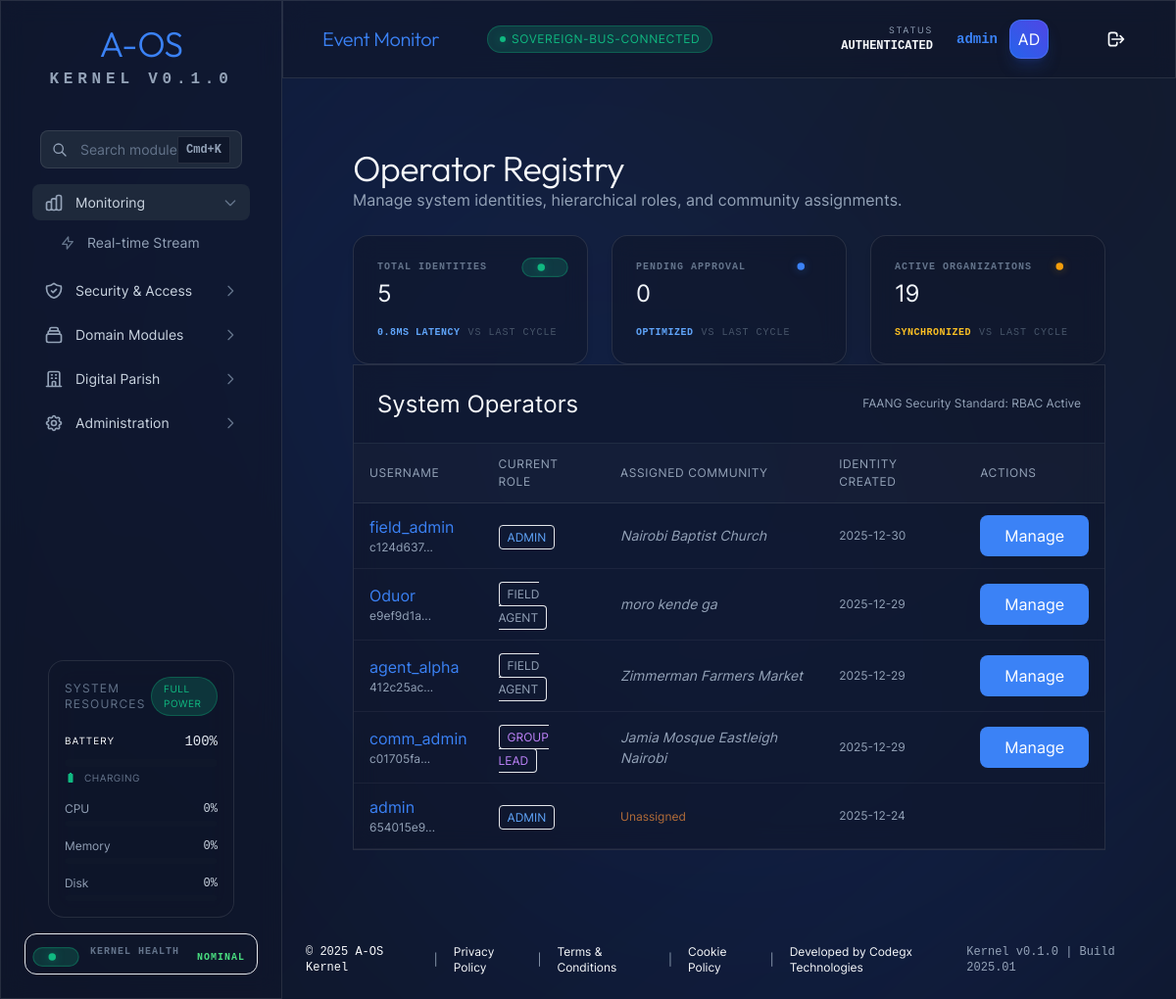
The page /operators/ (signed in) on the database its author committed.
### tables this page shows
CREATE TABLE operators (
        id TEXT PRIMARY KEY,
        username TEXT UNIQUE NOT NULL,
        password_hash TEXT NOT NULL,
        role_id TEXT NOT NULL,
        created_at TEXT NOT NULL,
        last_login TEXT, community_id TEXT,
        FOREIGN KEY(role_id) REFERENCES roles(id)
    );

CREATE TABLE community_groups (
        id TEXT PRIMARY KEY,
        name TEXT NOT NULL,
        description TEXT,
        group_type TEXT,
        tags TEXT DEFAULT '[]', -- JSON list
        location TEXT,
        admin_id TEXT,
        trust_level TEXT DEFAULT 'local',
        preferred_channels TEXT DEFAULT 'ussd,sms',
        active BOOLEAN DEFAULT 1,
        created_at DATETIME DEFAULT CURRENT_TIMESTAMP
    , invite_slug TEXT, community_code TEXT, code_active BOOLEAN DEFAULT 0);

### aos/api/routers/operators.py (the view)
@router.get("/", response_class=HTMLResponse)
async def list_operators(
    request: Request,
    db: sqlite3.Connection = Depends(get_db),
    current_user: dict = Depends(requires_role(AosRole.SYSTEM_ADMIN))
):
    cursor = db.execute("""
        SELECT o.id, o.username, r.name as role, o.community_id, g.name as community_name, o.created_at, o.last_login
        FROM operators o
        JOIN roles r ON o.role_id = r.id
        LEFT JOIN community_groups g ON o.community_id = g.id
        ORDER BY o.created_at DESC
    """)
    operators = [dict(row) for row in cursor.fetchall()]
    roles = db.execute("SELECT name FROM roles").fetchall()
    communities = db.execute("SELECT id, name FROM community_groups WHERE active=1").fetchall()
    return templates.TemplateResponse("operators.html", {
        "request": request,
        "user": current_user,
        "operators": operators,
        "available_roles": [r[0] for r in roles],
        "available_communities": [{"id": c[0], "name": c[1]} for c in communities]
    })

### aos/api/templates/operators.html (shortened to what this page needs)
{% extends "dashboard.html" %}
{% from "components/molecules/DataCard.html" import data_card %}
{% block content %}
<div class="aos-container aos-p-8">
    <div class="aos-page-header aos-mb-8">
        <h1 class="aos-h1">Operator Registry</h1>
        <p class="aos-text-muted">Manage system identities, hierarchical roles, and community assignments.</p>
    </div>
    <div class="aos-grid aos-grid-cols-3 aos-gap-6 aos-mb-8">
        {{ data_card(
        label="Total Identities",
        value=operators|length,
        trend="0.8ms Latency",
        status="success"
        ) }}
        {% set pending = 0 %}
        {% for op in operators %}
        {% if op.role == 'operator' and not op.community_id %}
        {% set pending = pending + 1 %}
        {% endif %}
        {% endfor %}
        {{ data_card(
        label="Pending Approval",
        value=pending,
        trend="Optimized",
        status="info",
        trend_variant="info"
        ) }}
        {{ data_card(
        label="Active Organizations",
        value=available_communities|length,
        trend="Synchronized",
        status="warning",
        trend_variant="warning"
        ) }}
    </div>
    <div class="aos-glass aos-rounded-2xl aos-overflow-hidden">
        <div class="aos-p-6 border-b border-slate-700/50 flex justify-between items-center bg-slate-800/20">
            <h2 class="aos-h3">System Operators</h2>
            <div class="aos-text-xs aos-text-muted">FAANG Security Standard: RBAC Active</div>
        </div>
        <table class="aos-table w-full">
            <thead>
                <tr class="aos-bg-surface-elevated">
                    <th class="aos-p-4 text-left aos-text-muted aos-text-xs uppercase">Username</th>
                    <th class="aos-p-4 text-left aos-text-muted aos-text-xs uppercase">Current Role</th>
                    <th class="aos-p-4 text-left aos-text-muted aos-text-xs uppercase">Assigned Community</th>
                    <th class="aos-p-4 text-left aos-text-muted aos-text-xs uppercase">Identity Created</th>
                    <th class="aos-p-4 text-right aos-text-muted aos-text-xs uppercase">Actions</th>
                </tr>
            </thead>
            <tbody>
                {% for op in operators %}
                <tr class="border-b border-slate-700/30 hover:bg-slate-700/10 transition-colors">
                    <td class="aos-p-4">
                        <div class="font-bold aos-text-primary">{{ op.username }}</div>
                        <div class="aos-text-xs aos-text-muted">{{ op.id[:8] }}...</div>
                    </td>
                    <td class="aos-p-4">
                        {% if op.role == 'root' %}
                        <span
                            class="px-2 py-1 rounded bg-red-500/20 text-red-400 border border-red-500/30 text-xs font-bold uppercase">Root</span>
                        {% elif op.role == 'super_admin' or op.role == 'admin' %}
                        <span
                            class="px-2 py-1 rounded bg-blue-500/20 text-blue-400 border border-blue-500/30 text-xs font-bold uppercase">Admin</span>
                        {% elif op.role == 'community_admin' %}
                        <span
                            class="px-2 py-1 rounded bg-purple-500/20 text-purple-400 border border-purple-500/30 text-xs font-bold uppercase">Group
                            Lead</span>
                        {% else %}
                        <span
                            class="px-2 py-1 rounded bg-slate-500/20 text-slate-400 border border-slate-500/30 text-xs font-bold uppercase">Field
                            Agent</span>
                        {% endif %}
                    </td>
                    <td class="aos-p-4 aos-text-sm">
                        {% if op.community_name %}
                        <span class="aos-text-muted italic">{{ op.community_name }}</span>
                        {% else %}
                        <span class="text-orange-400/70 text-xs">Unassigned</span>
                        {% endif %}
                    </td>
                    <td class="aos-p-4 aos-text-muted aos-text-xs">
                        {{ op.created_at[:10] }}
                    </td>
                    <td class="aos-p-4 text-right">
                        {% if op.username != user.username and op.role != 'root' %}
                        <button
                            onclick="openManageModal('{{ op.id }}', '{{ op.username }}', '{{ op.role }}', '{{ op.community_id }}')"
                            class="aos-btn aos-btn-sm aos-btn-primary">
                            Manage
                        </button>
                        {% endif %}
                    </td>
                </tr>
                {% endfor %}
            </tbody>
        </table>
    </div>
</div>
{% endblock %}

### aos/api/templates/partials/design_system.html (style rules this page uses)
body { margin: 0; scroll-behavior: smooth; -webkit-font-smoothing: antialiased; background: var(--aos-surface-base); color: var(--aos-neutral-50); font-family: var(--aos-font-sans); }
.aos-glass { background: var(--aos-surface-glass); backdrop-filter: blur(12px); -webkit-backdrop-filter: blur(12px); border: 1px solid var(--aos-surface-border); }
.aos-container { width: 100%; margin-left: auto; margin-right: auto; padding-left: var(--aos-spacing-4); padding-right: var(--aos-spacing-4); }
@media (min-width: 640px) { .aos-container { max-width: 640px; } }
@media (min-width: 768px) { .aos-container { max-width: 768px; } }
@media (min-width: 1024px) { .aos-container { max-width: 1024px; } }
.aos-gap-6 { gap: var(--aos-spacing-6); }
.aos-p-4 { padding: var(--aos-spacing-4); }
.aos-p-6 { padding: var(--aos-spacing-6); }
.aos-p-8 { padding: var(--aos-spacing-8); }
.aos-overflow-hidden { overflow: hidden; }
.aos-grid { display: grid; }
.aos-grid-cols-3 { grid-template-columns: repeat(3, minmax(0, 1fr)); }
.aos-h1 { font-family: var(--aos-font-display); font-size: var(--aos-size-4xl); font-weight: 800; letter-spacing: -0.02em; line-height: 1.1; }
.aos-h3 { font-size: var(--aos-size-2xl); font-weight: 700; line-height: 1.3; }
.aos-text-sm { font-size: var(--aos-size-sm); }
.aos-text-xs { font-size: var(--aos-size-xs); }
.aos-text-primary { color: var(--aos-primary-base); }
.aos-text-muted { color: var(--aos-neutral-400); }
.aos-page-header { margin-bottom: var(--aos-spacing-6); }
.aos-table { width: 100%; border-collapse: collapse; }
.aos-table thead { background: rgba(255, 255, 255, 0.02); border-bottom: 1px solid var(--aos-surface-border); }
.aos-table th { padding: var(--aos-spacing-3) var(--aos-spacing-4); text-align: left; font-size: var(--aos-size-xs); font-weight: 600; text-transform: uppercase; letter-spacing: 0.05em; color: var(--aos-neutral-400); }
.aos-table td { padding: var(--aos-spacing-3) var(--aos-spacing-4); border-bottom: 1px solid rgba(255, 255, 255, 0.05); }

### rows shown on the page
operators: username "field_admin", id "c124d637", shows "ADMIN", community_name "Nairobi Baptist Church", created_at "2025-12-30"
operators: username "Oduor", id "e9ef9d1a", shows "FIELD AGENT", community_name "moro kende ga", created_at "2025-12-29"
operators: username "agent_alpha", id "412c25ac", shows "FIELD AGENT", community_name "Zimmerman Farmers Market", created_at "2025-12-29"
operators: username "comm_admin", id "c01705fa", shows "GROUP LEAD", community_name "Jamia Mosque Eastleigh Nairobi", created_at "2025-12-29"
operators: username "admin", id "654015e9", shows "ADMIN", shows "Unassigned", created_at "2025-12-24"

### other values the page prints
{{ title }} "Monitoring Security & Access Domain Modules Digital Parish Administration"
{{ item.text }} "Real-time Stream"
{{ name }} "KERNEL HEALTH"
{{ status_text }} "NOMINAL"
{{ text }} "SOVEREIGN-BUS-CONNECTED"
{{ user.username }} "admin"
{{ user.username[:2].upper() }} "AD"
{{ label }} "TOTAL IDENTITIES PENDING APPROVAL ACTIVE ORGANIZATIONS"
{{ value }} "5 0 19"
{{ trend }} "0.8MS LATENCY OPTIMIZED SYNCHRONIZED"
